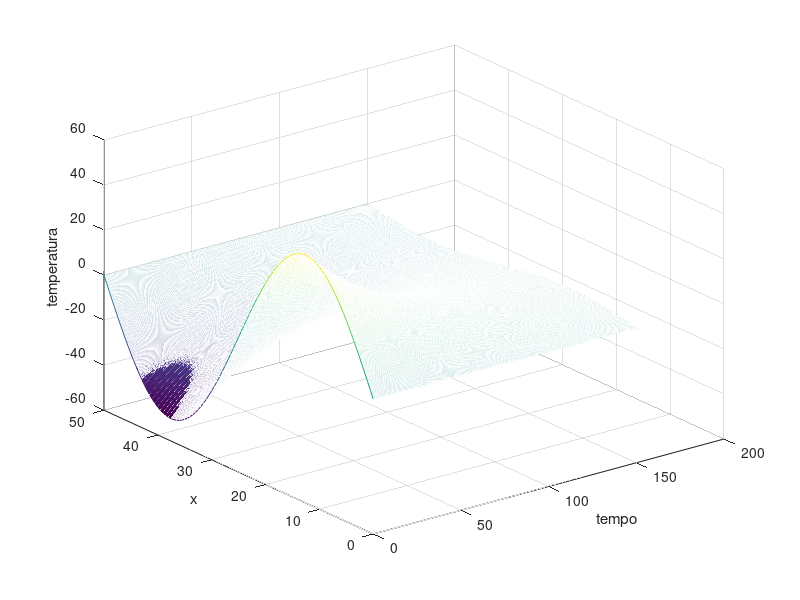
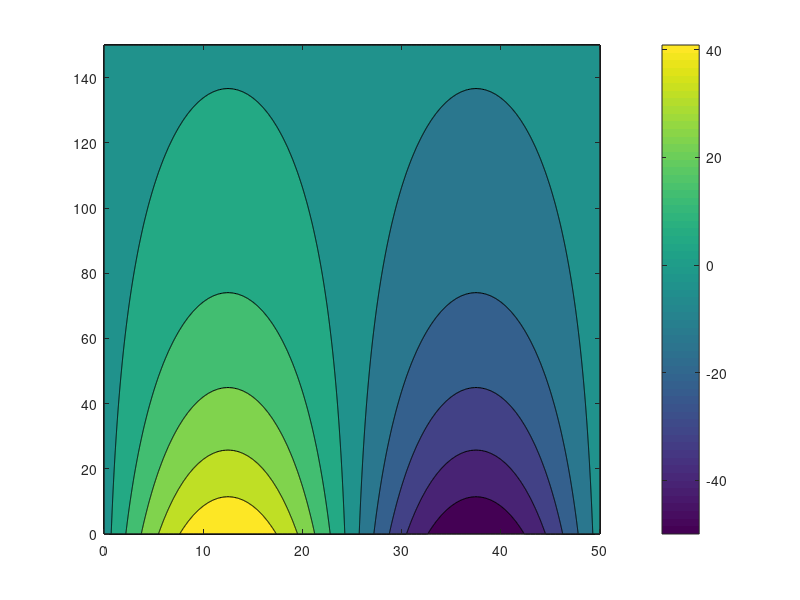

Write the MATLAB code that produced these figures, in order.
clear all
close all

L = 50; k = 0.93; c = 0.094; ro = 8.9;
T0 = 100;

delta_x = 0.5;
delta_t = 0.1;
tempo_f = 150;
tempo = 0:delta_t:tempo_f;
N_tempo = length(tempo);

eta = k*delta_t/(c*ro*delta_x^2);

x   = 0:delta_x:L;
N_x = length(x);

T = nan(N_x,N_tempo);
% colunas com temperatura de um dado instante
% linhas de uma dada posicao ao longo do tempo

T(:,1) = 50*sin(2*pi*x/L);
T(1,:) = 0;
T(N_x,:) = 0;

A1 = diag( repmat( 2/eta+2 , 1 , N_x-2 ));
A2 = diag( repmat( -1, 1, N_x-3 ),1);
A3 = diag( repmat( -1, 1, N_x-3 ),-1);
A = A1+A2+A3;

B = nan(N_x-2,1);
for n = 1:N_tempo-1
    for i = 2:N_x-1 % b desse instante
        B(i-1) = T(i-1,n)+(2/eta-2)*T(i,n)+T(i+1,n);
    end
    Z = linsolve(A,B);
    T( 2:(N_x-1),n+1) = Z;
end

mesh(tempo,x,T); xlabel('tempo'); ylabel('x');zlabel('temperatura');
figure(2)
contourf(x,tempo,T')
colorbar